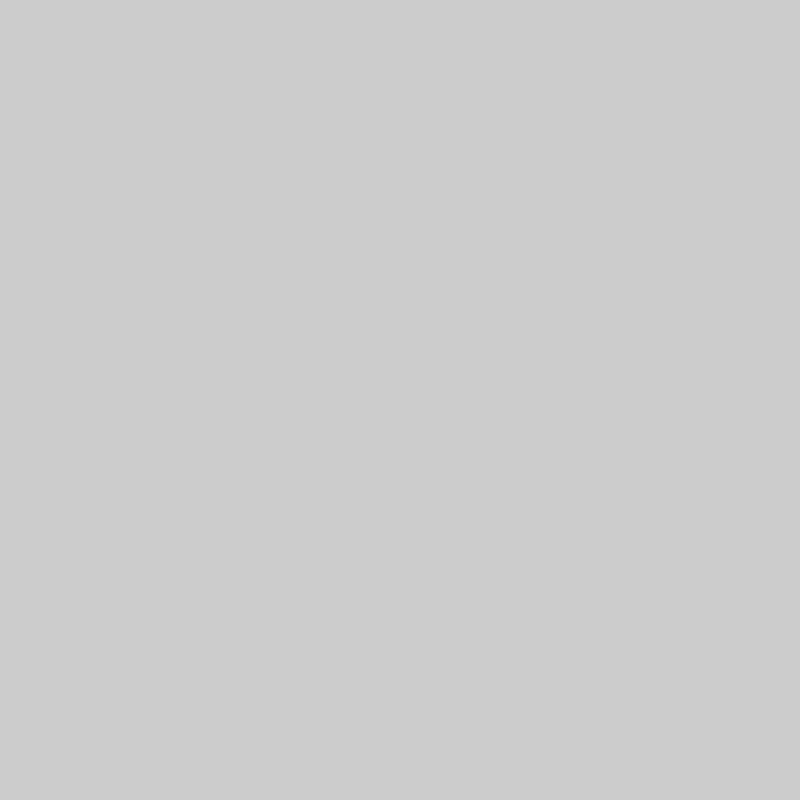
Frame 1 (no input)
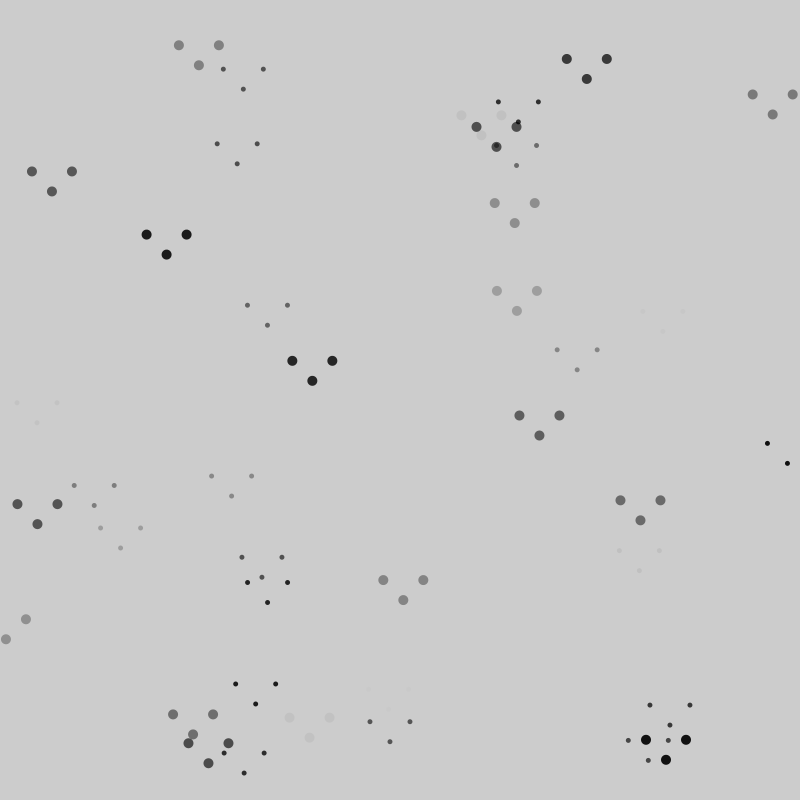
Frame 60 (the mouse pressed at the canvas centre just before this capture)
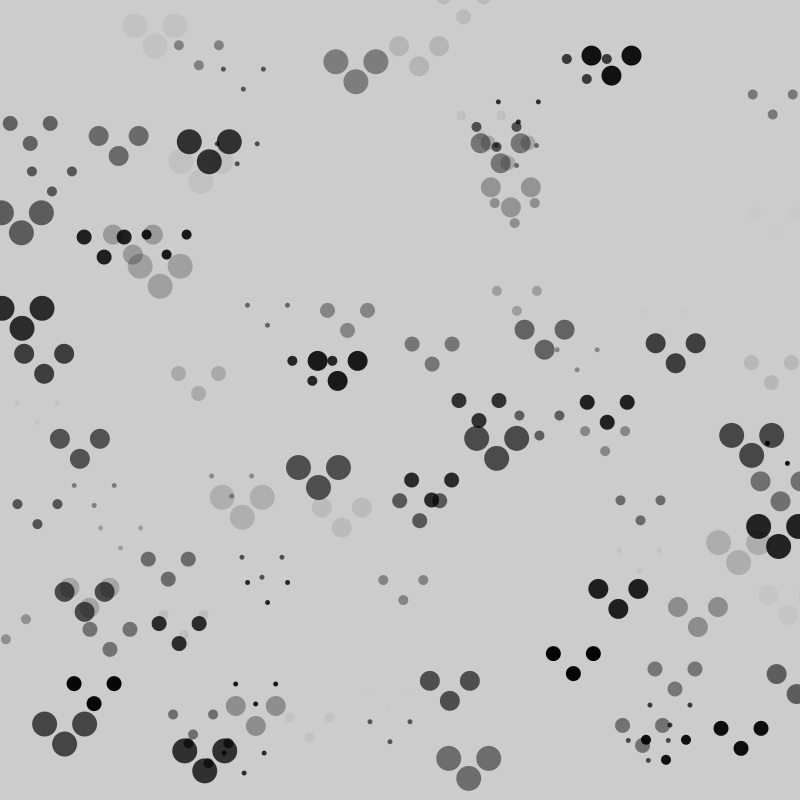
Frame 120 (the mouse held since frame 60 and released just before this capture)

The Processing sketch that drew these frames (run headless with seeded random() and noise(); from frame 60 on, the mouse is pressed at the canvas centre):

// Processing sketch: processing_159787
// ── processing_159787.pde

float diam;
int count;
int state;

void setup() {
  count = 0;
  state = 0;
  
  size(800,800);
  smooth();
  noStroke();  
}

void draw() {

  float a = random(255);
  float bkgR = random(255);
  float bkgG = random(255);
  float bkgB = random(255);
  
  float x = random(width);
  float y = random(height);
  
  count++;
  if(count > 20){
    count = 0;
    state++;
    if(state > 15){
       state = 0;
       background(bkgR,bkgG,bkgB);
    }
 
  }
  
  fill(0,0,0,a);
  diam = state * 5;
  ellipse(x,y,diam,diam);
  ellipse(x-20,y-20,diam,diam);
  ellipse(x+20,y-20,diam,diam);
}
